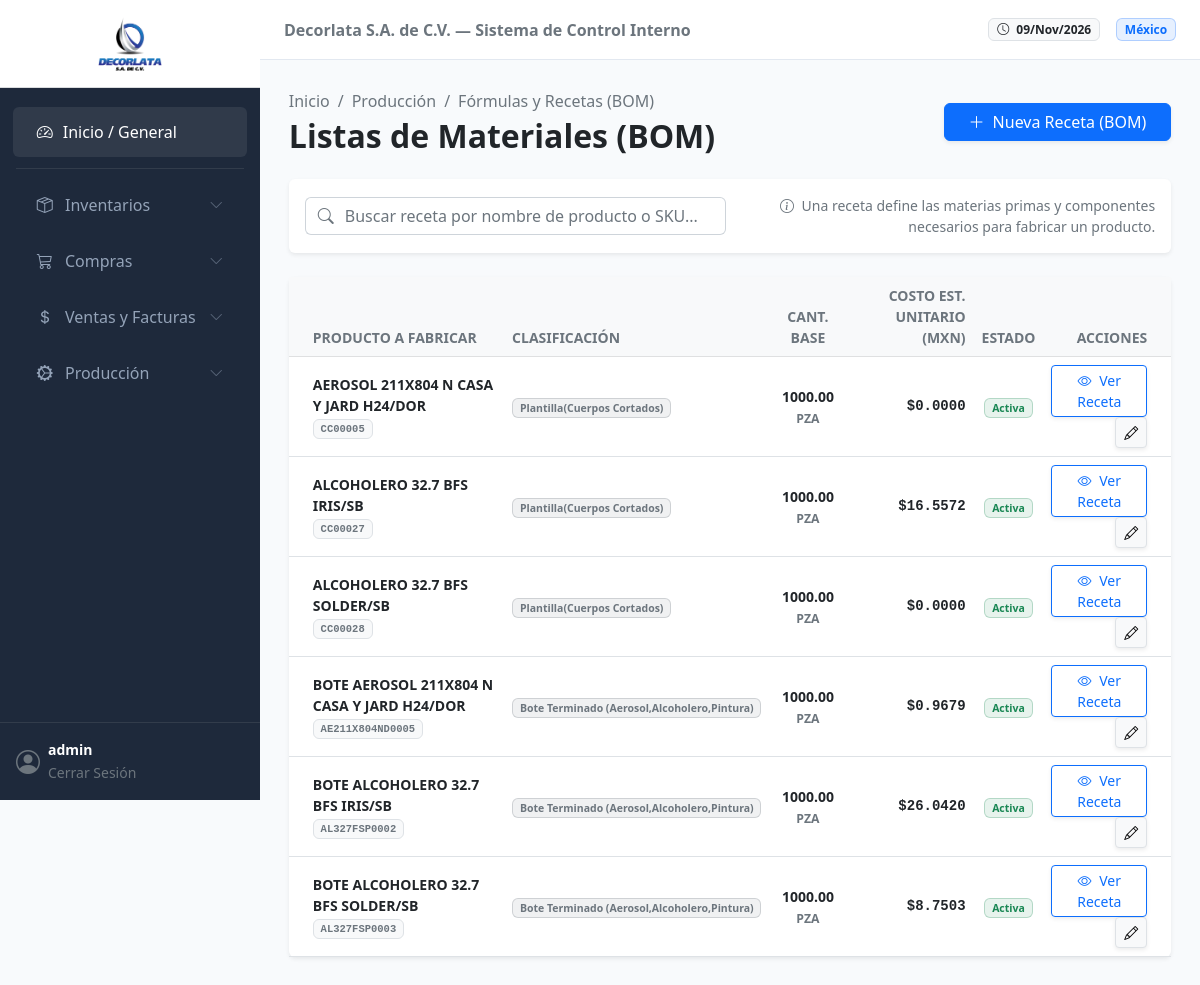
The page /produccion/boms/ (signed in) on the database as committed earlier.
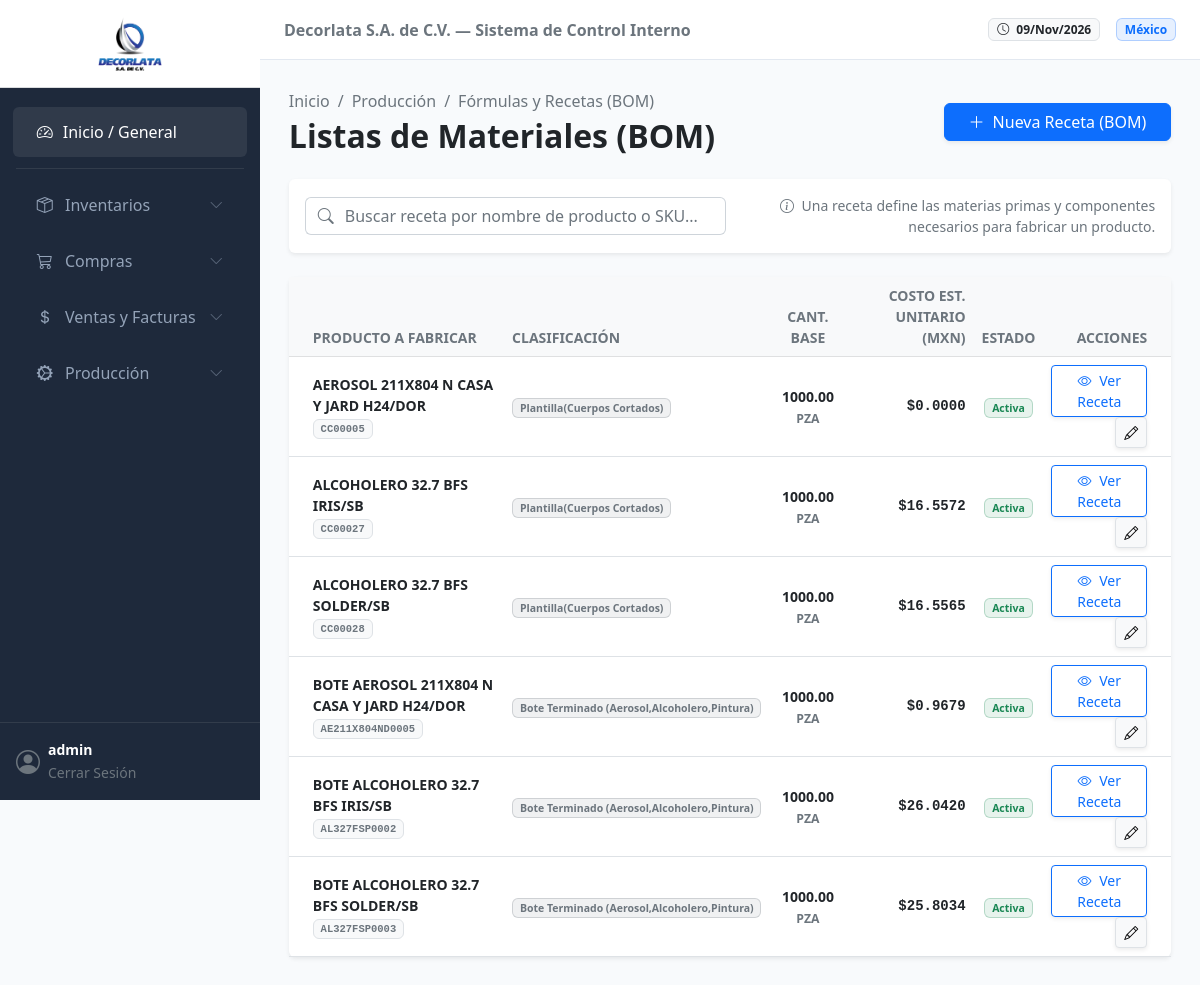
The same page on the database as committed later.
### produccion/models.py (models this page shows, shortened)
class ListaMaterialesBOM(models.Model):
    producto_terminado = models.OneToOneField(
        Producto,
        on_delete=models.CASCADE,
        related_name='receta_bom',
        verbose_name="Producto a Fabricar"
    )
    cantidad_base = models.DecimalField(
        max_digits=12,
        decimal_places=4,
        default=Decimal('1.0000'),
        validators=[MinValueValidator(Decimal('0.0001'))],
        verbose_name="Cantidad Base de Fabricación",
        help_text="Ej: 1 para 1 pza, 1000 para un millar de botes"
    )
    descripcion_proceso = models.TextField(
        blank=True,
        null=True,
        verbose_name="Instrucciones y Ruta de Manufactura"
    )
    activo = models.BooleanField(
        default=True,
        verbose_name="Receta Activa"
    )
    fecha_creacion = models.DateTimeField(default=timezone.now)
    fecha_actualizacion = models.DateTimeField(auto_now=True)
    class Meta:
        verbose_name = "Lista de Materiales (BOM)"
        verbose_name_plural = "Listas de Materiales (BOM)"
        ordering = ['producto_terminado__nombre']
    def calcular_costo_estimado_total_mxn(self, visitados=None):
        total = Decimal('0.000000')
        for insumo in self.insumos.select_related('materia_prima', 'materia_prima__moneda_base_costo'):
            total += insumo.calcular_costo_estimado_linea_mxn(visitados=visitados)
        return round(total, 6)
    @property
    def costo_estimado_total_mxn(self):
        return self.calcular_costo_estimado_total_mxn()
    def calcular_costo_estimado_unitario_mxn(self, visitados=None):
        if self.cantidad_base and self.cantidad_base > Decimal('0'):
            return round(self.calcular_costo_estimado_total_mxn(visitados=visitados) / self.cantidad_base, 6)
        return Decimal('0.000000')
    @property
    def costo_estimado_unitario_mxn(self):
        return self.calcular_costo_estimado_unitario_mxn()

class InsumoBOM(models.Model):
    bom = models.ForeignKey(
        ListaMaterialesBOM,
        on_delete=models.CASCADE,
        related_name='insumos',
        verbose_name="Receta BOM"
    )
    materia_prima = models.ForeignKey(
        Producto,
        on_delete=models.PROTECT,
        related_name='usado_como_insumo',
        verbose_name="Materia Prima / Insumo"
    )
    cantidad_requerida = models.DecimalField(
        max_digits=14,
        decimal_places=6,
        validators=[MinValueValidator(Decimal('0.000001'))],
        verbose_name="Cantidad Requerida"
    )
    porcentaje_merma = models.DecimalField(
        max_digits=5,
        decimal_places=2,
        default=Decimal('0.00'),
        validators=[MinValueValidator(Decimal('0.00'))],
        verbose_name="% Merma / Scrap Esperado",
        help_text="Porcentaje adicional contemplado por mermas del proceso"
    )
    class Meta:
        verbose_name = "Insumo de Receta"
        verbose_name_plural = "Insumos de Receta"
        unique_together = ('bom', 'materia_prima')
    @property
    def cantidad_con_merma(self):
        factor = Decimal('1.00') + (self.porcentaje_merma / Decimal('100.00'))
        return round(self.cantidad_requerida * factor, 6)
    def obtener_costo_info(self, visitados=None):
        from produccion.services import resolver_costo_unitario_producto_mxn
        return resolver_costo_unitario_producto_mxn(self.materia_prima, visitados=visitados)
    def calcular_costo_estimado_linea_mxn(self, visitados=None):
        costo_info = self.obtener_costo_info(visitados=visitados)
        return round(self.cantidad_con_merma * costo_info['costo_mxn'], 6)

### inventario/models.py (models this page shows, shortened)
class Producto(models.Model):
    MATERIA_PRIMA = 'MP'
    COMPONENTE = 'CP'
    PRODUCTO_TERMINADO = 'PT'
    HOJALATA_ROLLO = 'HR'
    HOJA_LITOGRAFIADA = 'HL'
    HOJA_CORTADA = 'HC'
    PLANTILLA = 'CC'
    TIPO_PRODUCTO_CHOICES = [
        (MATERIA_PRIMA, 'Materia Prima (Materiales de Empaque/Cobre/Bzniz)'),
        (COMPONENTE, 'Componente (Conos/Fondos/Boq./Válvulas)'),
        (PRODUCTO_TERMINADO, 'Bote Terminado (Aerosol,Alcoholero,Pintura)'),
        (HOJALATA_ROLLO, 'Hojalata Rollo'),
        (HOJA_LITOGRAFIADA, 'Hoja (Litografiada / Barnizada)'),
        (HOJA_CORTADA, 'Hoja Cortada Plain'),
        (PLANTILLA, 'Plantilla(Cuerpos Cortados)'),
    ]
    nombre = models.CharField(max_length=255)
    sku = models.CharField(max_length=50, unique=True, help_text="Ej: AE-001 (Aerosol) o MP-BAR-EPO (Barniz)")
    descripcion = models.TextField(blank=True, null=True)
    tipo = models.CharField(max_length=2, choices=TIPO_PRODUCTO_CHOICES, default=PRODUCTO_TERMINADO)
    unidad_medida = models.ForeignKey(UnidadMedida, on_delete=models.PROTECT, help_text="Ej: Pza, Kg")
    moneda_base_costo = models.ForeignKey(
        Moneda, on_delete=models.PROTECT, related_name='productos_costo', help_text="Moneda en la que se rastrea el costo promedio"
    )
    moneda_base_venta = models.ForeignKey(
        Moneda, on_delete=models.PROTECT, related_name='productos_venta', help_text="Moneda de referencia para precios de venta"
    )
    costo_promedio_mxn = models.DecimalField(
        max_digits=18, decimal_places=6, default=Decimal('0.000000'), help_text="Costo promedio unitario en MXN para contabilidad"
    )
    clave_sat = models.CharField(
        max_length=10, default='24121800',
        verbose_name="Clave SAT Prod/Serv",
        help_text="Clave de producto/servicio SAT (ej. 24121800 para empaques y envases metálicos)"
    )
    clave_unidad_sat = models.CharField(
        max_length=10, default='H87',
        verbose_name="Clave Unidad SAT",
        help_text="Clave de unidad de medida SAT (ej. H87 para Pieza, KGM para Kilogramo)"
    )
    class Meta:
        verbose_name = "Producto"
        verbose_name_plural = "Catálogo de Productos"

class UnidadMedida(models.Model):
    codigo = models.CharField(max_length=10, unique=True)
    nombre = models.CharField(max_length=50)
    class Meta:
        verbose_name = "Unidad de Medida"
        verbose_name_plural = "Unidades de Medida"

### general/models.py (models this page shows, shortened)
class Moneda(models.Model):
    codigo = models.CharField(max_length=3, unique=True, verbose_name="Código ISO")
    nombre = models.CharField(max_length=50, verbose_name="Nombre de la Moneda")
    simbolo = models.CharField(max_length=5, verbose_name="Simbolo ($, €, etc.)")
    class Meta:
        verbose_name = "Moneda"
        verbose_name_plural = "Monedas"

### produccion/views.py (the view)
# urls.py: path('boms/', views.boms_catalogo_view, name='lista_boms'),
@login_required
def boms_catalogo_view(request):
    query = request.GET.get('q', '').strip()
    boms = ListaMaterialesBOM.objects.select_related(
        'producto_terminado', 'producto_terminado__unidad_medida'
    ).prefetch_related(
        'insumos__materia_prima', 'insumos__materia_prima__unidad_medida'
    ).all()
    if query:
        boms = boms.filter(
            Q(producto_terminado__nombre__icontains=query) |
            Q(producto_terminado__sku__icontains=query)
        )
    if request.headers.get('HX-Request') and not request.headers.get('HX-Target') == 'main-content':
        return render(request, 'produccion/partials/_tabla_boms.html', {'boms': boms})
    return render(request, 'produccion/boms_catalogo.html', {'boms': boms, 'query': query})

### produccion/templates/produccion/boms_catalogo.html (shortened to what this page needs)
{% extends 'general/base.html' %}
{% load static %}
{% block content %}
<div class="d-flex justify-content-between align-items-center mb-4 flex-wrap gap-3">
    <div>
        <nav aria-label="breadcrumb">
            <ol class="breadcrumb mb-1 small">
                <li class="breadcrumb-item"><a href="{% url 'general:dashboard' %}" class="text-decoration-none text-muted">Inicio</a></li>
                <li class="breadcrumb-item"><a href="#" class="text-decoration-none text-muted">Producción</a></li>
                <li class="breadcrumb-item active" aria-current="page">Fórmulas y Recetas (BOM)</li>
            </ol>
        </nav>
        <h2 class="fw-bold text-dark mb-0">Listas de Materiales (BOM)</h2>
    </div>
    <div>
        <button class="btn btn-primary px-4 shadow-sm"
                hx-get="{% url 'produccion:crear_bom' %}"
                hx-target="#offcanvas-content"
                data-bs-toggle="offcanvas"
                data-bs-target="#offcanvasBOM">
            <i class="bi bi-plus-lg me-2"></i>Nueva Receta (BOM)
        </button>
    </div>
</div>
<div class="card border-0 shadow-sm mb-4">
    <div class="card-body p-3">
        <div class="row g-2 align-items-center">
            <div class="col-md-6">
                <div class="input-group">
                    <span class="input-group-text bg-white border-end-0 text-muted"><i class="bi bi-search"></i></span>
                    <input type="text"
                           class="form-control border-start-0 ps-0"
                           placeholder="Buscar receta por nombre de producto o SKU..."
                           name="q"
                           value="{{ query }}"
                           hx-get="{% url 'produccion:lista_boms' %}"
                           hx-trigger="keyup changed delay:350ms"
                           hx-target="#tabla-boms-container">
                </div>
            </div>
            <div class="col-md-6 text-md-end text-muted small">
                <i class="bi bi-info-circle me-1"></i> Una receta define las materias primas y componentes necesarios para fabricar un producto.
            </div>
        </div>
    </div>
</div>
<div class="card border-0 shadow-sm"
     id="tabla-boms-container"
     hx-get="{% url 'produccion:lista_boms' %}"
     hx-trigger="bomGuardado from:body">
    {% include 'produccion/partials/_tabla_boms.html' %}
</div>
{% endblock %}

### produccion/templates/produccion/partials/_tabla_boms.html (shortened to what this page needs)
<div class="table-responsive">
    <table class="table table-hover align-middle mb-0">
        <thead class="table-light text-muted small text-uppercase">
            <tr>
                <th class="ps-4">Producto a Fabricar</th>
                <th>Clasificación</th>
                <th class="text-center">Cant. Base</th>
                <th class="text-end">Costo Est. Unitario (MXN)</th>
                <th class="text-center">Estado</th>
                <th class="text-end pe-4">Acciones</th>
            </tr>
        </thead>
        <tbody class="text-secondary small">
            {% for bom in boms %}
            <tr>
                <td class="ps-4">
                    <span class="fw-bold text-dark d-block">{{ bom.producto_terminado.nombre }}</span>
                    <span class="badge bg-light text-secondary border font-monospace">{{ bom.producto_terminado.sku }}</span>
                </td>
                <td>
                    <span class="badge bg-secondary bg-opacity-10 text-secondary border border-secondary border-opacity-25">
                        {{ bom.producto_terminado.get_tipo_display }}
                    </span>
                </td>
                <td class="text-center fw-semibold text-dark">
                    {{ bom.cantidad_base|floatformat:2 }} <small class="text-muted">{{ bom.producto_terminado.unidad_medida.codigo }}</small>
                </td>
                <td class="text-end fw-bold text-dark font-monospace">
                    ${{ bom.costo_estimado_unitario_mxn|floatformat:4 }}
                </td>
                <td class="text-center">
                    {% if bom.activo %}
                        <span class="badge bg-success bg-opacity-10 text-success border border-success border-opacity-25">Activa</span>
                    {% else %}
                        <span class="badge bg-secondary bg-opacity-10 text-muted border">Inactiva</span>
                    {% endif %}
                </td>
                <td class="text-end pe-4">
                    <a href="{% url 'produccion:detalle_bom' bom.id %}" class="btn btn-sm btn-outline-primary shadow-sm" title="Ver Receta y Gestionar Insumos">
                        <i class="bi bi-eye me-1"></i> Ver Receta
                    </a>
                    <button class="btn btn-sm btn-light border shadow-sm ms-1"
                            title="Editar Datos Generales"
                            hx-get="{% url 'produccion:editar_bom' bom.id %}"
                            hx-target="#offcanvas-content"
                            data-bs-toggle="offcanvas"
                            data-bs-target="#offcanvasBOM">
                        <i class="bi bi-pencil"></i>
                    </button>
                </td>
            </tr>
            {% endfor %}
        </tbody>
    </table>
</div>

Rows that differ between the two databases and show on the page:
changed through a linked row, ListaMaterialesBOM "ALCOHOLERO 32.7 BFS SOLDER/SB": costo_estimado_unitario_mxn "0.0000" → "16.5565"
computed for ListaMaterialesBOM "BOTE ALCOHOLERO 32.7 BFS SOLDER/SB": costo_estimado_unitario_mxn "8.7503" → "25.8034"
